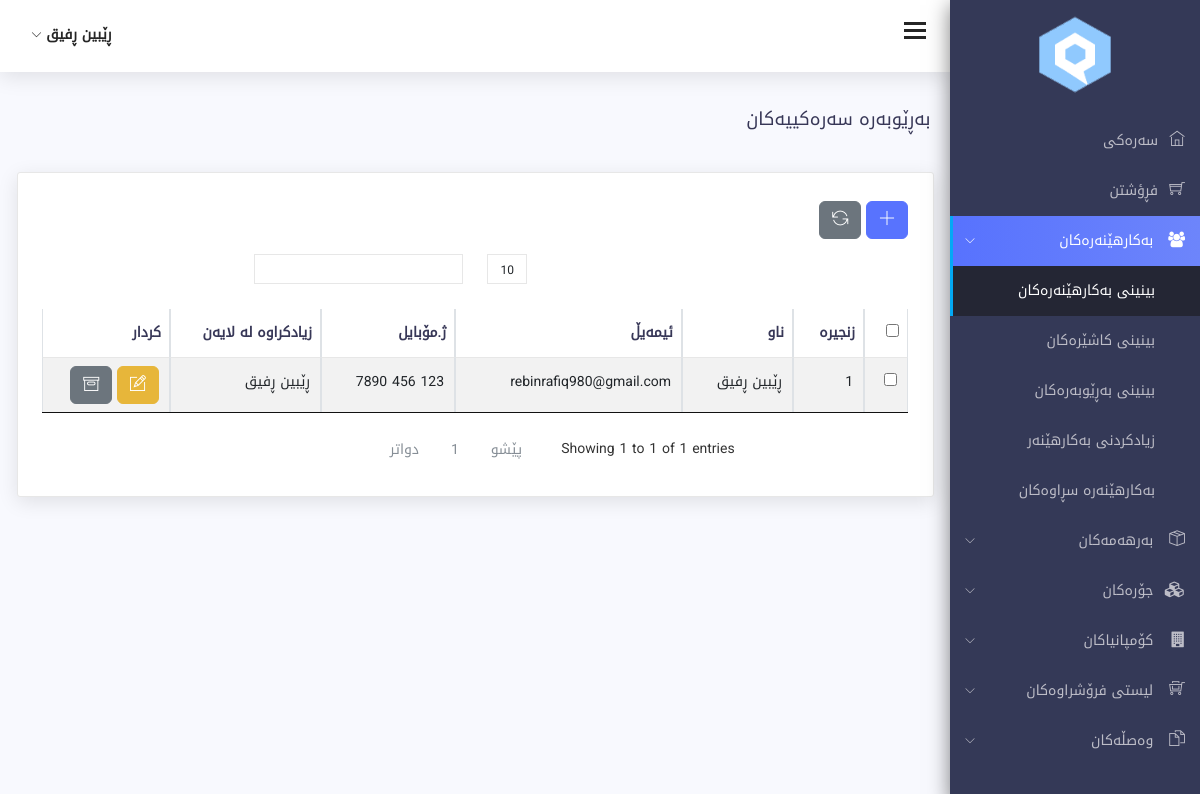
/users.php (signed in), run on the app's committed database.
### tables this page shows
CREATE TABLE `users` (
  `id` int(11) NOT NULL,
  `first_name` varchar(255) NOT NULL,
  `last_name` varchar(255) NOT NULL,
  `email` varchar(255) NOT NULL,
  `password` varchar(255) NOT NULL,
  `role` int(11) NOT NULL DEFAULT 2 COMMENT '1 super admin\r\n2 admin\r\n3 cashier',
  `phone` varchar(255) NOT NULL,
  `recycle` int(11) DEFAULT 0,
  `addedby` varchar(255) NOT NULL,
  `image` varchar(255) NOT NULL,
  `type_image` varchar(255) NOT NULL,
  `tmp_image` varchar(255) NOT NULL,
  `size_image` varchar(255) NOT NULL,
  `created_at` datetime NOT NULL,
  `updated_at` datetime NOT NULL
);

### class/database.php (called while the page is built, shortened)
<?php
class Database{
public $connection;
public function open_db_connection(){
    $this->connection=new mysqli(DB_HOST,DB_USER,DB_PASSWORD,DB_NAME);
}
public function query($sql){
    $result=$this->connection->query($sql);
    return $result;
}
}
$db = new Database();
?>

### class/db_object.php (called while the page is built, shortened)
<?php
class Db_Object{
public static function find_all(){
    return static::find_by_query("SELECT * FROM ".static::$db_table." ");
}
public static function find_by_id($id){
    $the_result_array=static::find_by_query("SELECT * FROM ".static::$db_table." WHERE id='$id' LIMIT 1");
    return !empty($the_result_array) ? array_shift($the_result_array) : false;
}
public static function find_by_query($sql){
    global $db;
    $result_set=$db->query($sql);
    $the_object_array=array();
    while($row=mysqli_fetch_array($result_set)){
        $the_object_array[]=static::instantation($row);
    }
    return $the_object_array;
}
public static function instantation($the_record){
    $the_object=new $calling_class;
    foreach($the_record as $the_attribute => $value){
        if($the_object->has_the_attribute($the_attribute)){
            $the_object->$the_attribute=$value;
        }
    }
    return $the_object;
}
private function has_the_attribute($the_attribute){
    $the_properties=get_object_vars($this);
    return array_key_exists($the_attribute,$the_properties);
}
}
?>

### users.php (the view, shortened to what this page needs)
<?php include 'includes/header.php'; ?>
<?php include 'includes/sidebar.php'; ?>
<?php include 'includes/top_header.php'; ?>
<div class="content-wrap">
        <div class="main">
            <div class="container-fluid">
                <div class="row">
                    <div class="col-lg-8 p-r-0 title-margin-right">
                        <div class="page-header">
                            <div class="page-title">
                                <h1>بەڕێوبەرە سەرەکییەکان</h1>
                            </div>
                        </div>
                    </div>
                </div>
                <section id="main-content">
                    <div class="row">
                        <div class="col-lg-12">
                            <div class="card">
                                <div class="bootstrap-data-table-panel">
                                    <div class="table-responsive">
                                    <div class="row">
                                            <div class="col-lg-3">
                                                <a href="add_user.php" class="btn btn-primary" title="زیادکردنی بەکارهێنەر"><i class="ti-plus"></i></a>
                                                <button type="button" onclick="multiRecycleUser()" title="ناردنی بۆ بەشی سڕاوەکان" class="btn btn-secondary"><i class="ti-reload"></i></button>
                                            </div>
                                        </div>
                                        <table class="table table-striped table-bordered" id="bootstrap-data-table">
                                            <thead>
                                                <tr>
                                                <th>
                                                    <input type="checkbox" id="checkall">
                                                    </th>
                                                    <th>زنجیرە</th>
                                                    <th>ناو</th>
                                                    <th>ئیمەیڵ</th>
                                                    <th>ژ.مۆبایل</th>
                                                    <th>زیادکراوە لە لایەن</th>
                                                    <th>کردار</th>
                                                </tr>
                                            </thead>
                                            <tbody>
                                                <?php
                                                $users = User::find_all();
                                                $a=1;
                                                foreach($users as $user){
                                                    if($user->recycle==0 && $user->role==1){
                                                ?>
                                                <tr id="tr_user_<?php echo $user->id; ?>">
                                                <td>
                                                        <input type="checkbox"
                                                        id="sel"
                                                        class="checkitem"
                                                        name="sel[]"
                                                        value="<?php
                                                        echo $user->id; ?>">
                                                    </td>
                                                    <td><?php echo $a++; ?></td>
                                                    <td><?php echo htmlentities($user->first_name.' '.$user->last_name,ENT_QUOTES,'UTF-8'); ?></td>
                                                    <td><?php echo htmlentities($user->email,ENT_QUOTES,'UTF-8'); ?></td>
                                                    <td><?php echo htmlentities($user->phone,ENT_QUOTES,'UTF-8'); ?></td>
                                                    <td><?php
                                                    if(!empty($user->addedby)){
                                                        $addedby=User::find_by_id($user->addedby);
                                                        echo htmlentities($addedby->first_name.' '.$addedby->last_name,ENT_QUOTES,'UTF-8');
                                                    }else{
                                                        echo "";
                                                    }
                                                    ?> </td>
                                                    <td>
                                                        <button type="button" onclick="userUpdate(<?php echo $user->id; ?>)" class="btn btn-warning" title="دەستکاریکردن">
                                                            <span class="ti-pencil-alt"></span>
                                                        </button>
                                                        <button type="button"  class="btn btn-secondary " onclick="userRecycle(<?php echo $user->id; ?>)"
                                                        title="ناردنی بۆ بەشی سڕاوەکان">
                                                            <span class="ti-archive"></span>
                                                        </button>
                                                    </td>
                                                </tr>
                                                <?php } } ?>
                                            </tbody>
                                        </table>
                                    </div>
                                </div>
                            </div>
                        </div>
                    </div>
                </div>
                </div>
                </div>
<?php include('includes/footer.php'); ?>

### includes/top_header.php (shortened to what this page needs)
<div class="header">
    <div class="container-fluid">
        <div class="row">
            <div class="col-lg-12">
                <div class="float-start">
                    <div class="hamburger sidebar-toggle">
                        <span class="line"></span>
                        <span class="line"></span>
                        <span class="line"></span>
                    </div>
                </div>
                <div class="float-end">
                    <div class="dropdown dib">
                        <div class="header-icon" data-toggle="dropdown">
                            <span class="user-avatar">
                                <?php
                                $user=User::find_by_id($_SESSION['user_id']);
                                echo $user->first_name . " " . $user->last_name;
                                ?>
                                <i class="ti-angle-down f-s-10"></i>
                            </span>
                        </div>
                        </div>
                </div>
            </div>
        </div>
    </div>
</div>

### data on the page
users: first_name "ڕێبین", last_name "ڕفیق", first_name+last_name "ڕێبین ڕفیق", email "rebinrafiq980@gmail.com", phone "123 456 7890"
